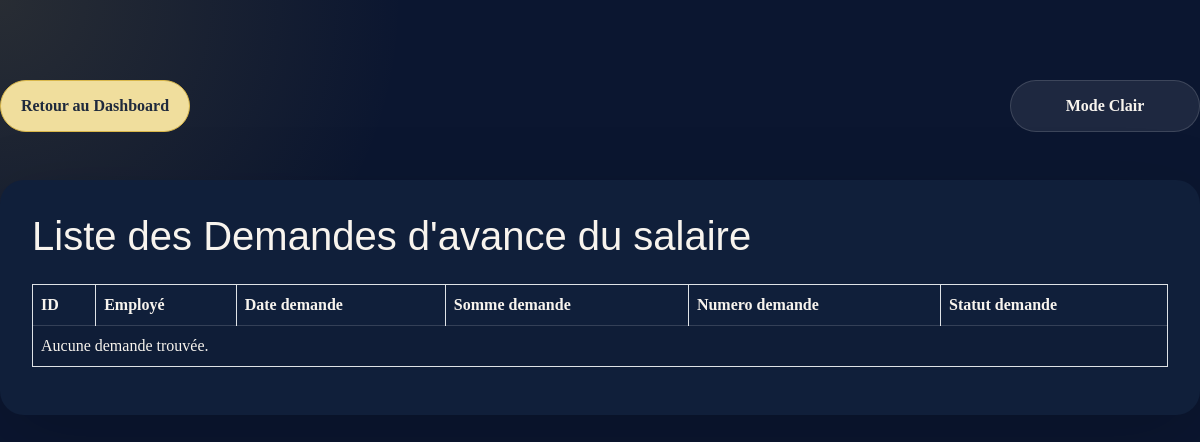
Page /acceuil-arh/salaires/demande_avance_salaire/ on the earlier database version.
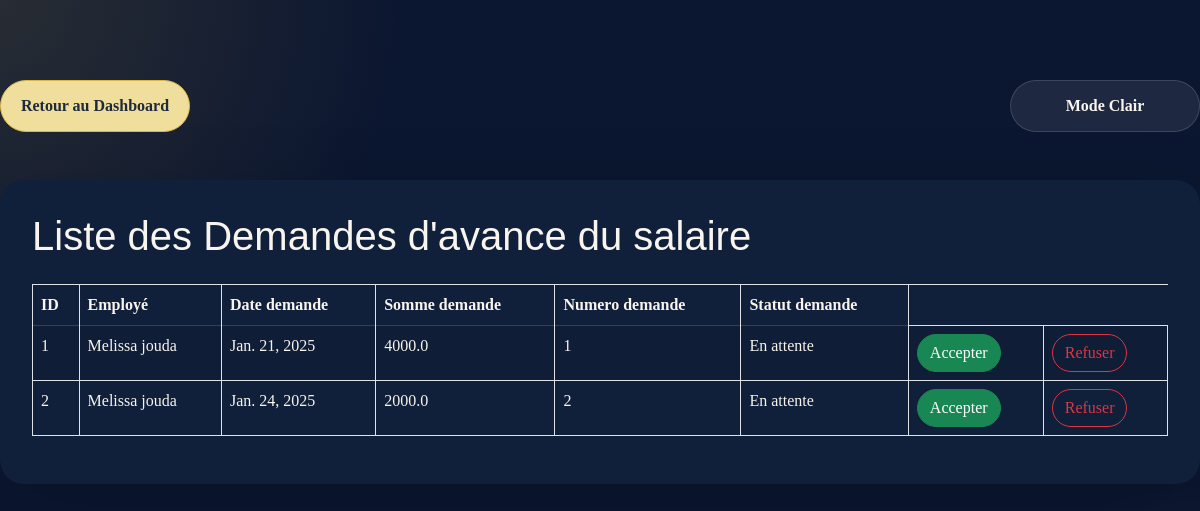
Same page on the later database version.
### app1/models.py (models this page shows, shortened)
class DemandeAvanceSalaire(models.Model):
    Somme = models.FloatField()
    Date_demande = models.DateField(default=timezone.now)
    Employe_demande = models.ForeignKey(Employe, on_delete=models.CASCADE, related_name="demandes_avance")
    num_demande = models.IntegerField()
    statut = models.CharField(max_length=10, choices=[('en_attente', 'En attente'), ('approuve', 'Approuvé'), ('rejete', 'Rejeté')], default='en_attente')
    commentaire = models.TextField(null=True, blank=True)

class Employe(models.Model):
    nom= models.CharField(max_length=20)
    prenom= models.CharField(max_length=20)
    sexe = models.CharField(max_length=10, choices=[('Homme', 'Homme'), ('Femme', 'Femme')], default=0)
    date_de_naissance= models.DateField(default=timezone.now)
    date_aumbauche= models.DateField(default=timezone.now)
    adresse= models.CharField(max_length=30)
    Historique_professionnel= models.CharField(max_length=500)
    Service_Employe= models.ForeignKey(Service, on_delete=models.CASCADE)
    Competance_Employe=models.ManyToManyField(Competances, related_name="comp", blank=True)
    Employe_Formation= models.ManyToManyField(Formations, related_name="frm", blank=True)
    Employe_Utilisateur= models.OneToOneField(Utilisateur, on_delete=models.CASCADE, related_name="employe")
    photo_profil = models.ImageField(upload_to='profile_photos/', null=True, blank=True)
    def __str__(self):
        return f"{self.prenom} {self.nom}"

### app1/views.py (the view)
# urls.py: path('acceuil-arh/salaires/demande_avance_salaire/', views.liste_demande_avance_salaire, name='avance_salaire'),
def liste_demande_avance_salaire(request):
    demandes_avance = DemandeAvanceSalaire.objects.all()
    return render(request, 'liste_demande_avance_salaire.html', { 'demandes_avance': demandes_avance})

### app1/templates/liste_demande_avance_salaire.html (shortened to what this page needs)
<!DOCTYPE html>
<html lang="en">
    {% load static %}
<head>
    <link rel="stylesheet" href="{% static 'css/bootstrap.min.css' %}">
    <link rel="stylesheet" href="{% static 'css/styles.css' %}">
</head>
<body>
    <div class="theme-control-bar">
        <a href="{% url 'acceuil_arh' %}" class="btn btn-primary" id="dashboard-return">Retour au Dashboard</a>
        <button id="theme-toggle" class="btn btn-secondary">Mode Clair/Sombre</button>
    </div>
    <div class="container mt-5">
        <h1 class="mb-4">Liste des Demandes d'avance du salaire</h1>
        <table class="table table-bordered table-striped">
            <thead class="thead-dark">
                <tr>
                    <th>ID</th>
                    <th>Employé</th>
                    <th>Date demande</th>
                    <th>Somme demande</th>
                    <th>Numero demande</th>
                    <th>Statut demande</th>
                </tr>
            </thead>
            <tbody>
                {% for demande in demandes_avance %}
                <tr>
                    <td>{{ demande.id }}</td>
                    <td>{{ demande.Employe_demande }}</td>
                    <td>{{ demande.Date_demande }}</td>
                    <td>{{ demande.Somme }}</td>
                    <td>{{ demande.num_demande }}</td>
                    <td>{{ demande.statut }}</td>
                    <td><a class="btn btn-success" href="{% url 'accepter_demande_avance_salaire' demande.id %}">Accepter</a></td>
                    <td><a class="btn btn-outline-danger" href="{% url 'refuser_demande_avance_salaire' demande.id %}">Refuser</a></td>
                </tr>
                {% empty %}
                <tr>
                  <td colspan="8">Aucune demande trouvée.</td>
                </tr>
                {% endfor %}
            </tbody>
        </table>
    </div>
</body>
</html>

### app1/static/css/styles.css (style rules this page uses)
:root { --bg-base: #0b1630; --bg-card: rgba(255,255,255,0.08); --bg-card-soft: rgba(255,255,255,0.12); --surface: #101f3a; --surface-soft: #162748; --text-light: #f8f4ee; --text-strong: #ffffff; --text-dark: #1f2a3d; --accent: #d9b74b; --accent-soft: #f0de9d; --chart-1: #4d9be6; --chart-2: #ec6a5e; --chart-3: #6dd1b7; --chart-4: #f5c04d; --chart-5: #7c5cff; --chart-6: #ff7fbf; --shadow: 0 24px 80px rgba(0,0,0,0.18); --border: rgba(255,255,255,0.12); }
html { scroll-behavior: smooth; }
body { min-height: 100vh; font-family: 'Poppins', sans-serif; background: radial-gradient(circle at top left, rgba(217,183,75,0.14), transparent 28%), radial-gradient(circle at bottom right, rgba(244,235,215,0.12), transparent 22%), var(--bg-base); color: var(--text-light); margin: 0; padding: 0; padding-top: 80px; }
body, input, textarea, select, button { font-family: inherit; }
h1, h2, h3, h4, h5, h6 { font-family: 'Poppins', sans-serif; }
a { color: inherit; }
button, .btn { border-radius: 999px; transition: all 220ms ease; }
.card, .table, .form-control, .btn { transition: all 220ms ease; }
.table thead th { border-bottom: 1px solid rgba(255,255,255,0.15); }
.btn-primary { background-color: var(--accent); border-color: var(--accent); color: var(--text-dark); }
.table thead th, .table tbody td, .form-label, .navbar a, footer, .card-title, .card-text { color: var(--text-light) !important; }
.theme-control-bar { display: flex; align-items: center; justify-content: space-between; gap: 0.75rem; flex-wrap: wrap; margin-bottom: 1.5rem; }
#theme-toggle, #dashboard-return { min-width: 190px; padding: 0.8rem 1rem; border: 1px solid transparent; font-weight: 600; }
#theme-toggle { background: rgba(255, 255, 255, 0.08); border-color: rgba(255, 255, 255, 0.14); color: var(--text-light); }
#dashboard-return { background: var(--accent-soft); color: var(--text-dark); border-color: var(--accent); }
.container { background: var(--surface); border-radius: 24px; padding: 2rem; box-shadow: var(--shadow); }
.btn-secondary { background-color: rgba(255, 255, 255, 0.08); border-color: rgba(255, 255, 255, 0.12); color: var(--text-light); }
.card, .table, .form-control, .btn, .card-body { transition: all 220ms ease; }
.container { max-width: 1200px; margin: 2rem auto; }

Differences in the rows shown:
added DemandeAvanceSalaire: id "1", Employe_demande "Melissa jouda", Date_demande "Jan. 21, 2025", Somme "4000.0", num_demande "1", statut "En attente"
added DemandeAvanceSalaire: id "2", Employe_demande "Melissa jouda", Date_demande "Jan. 24, 2025", Somme "2000.0", num_demande "2", statut "En attente"
Other differences:
text no longer shown: "Aucune demande trouvée."
